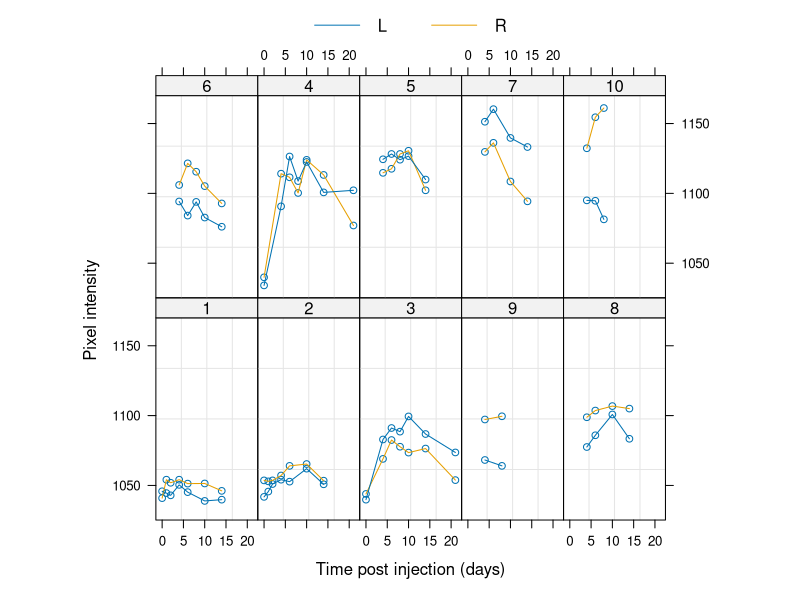
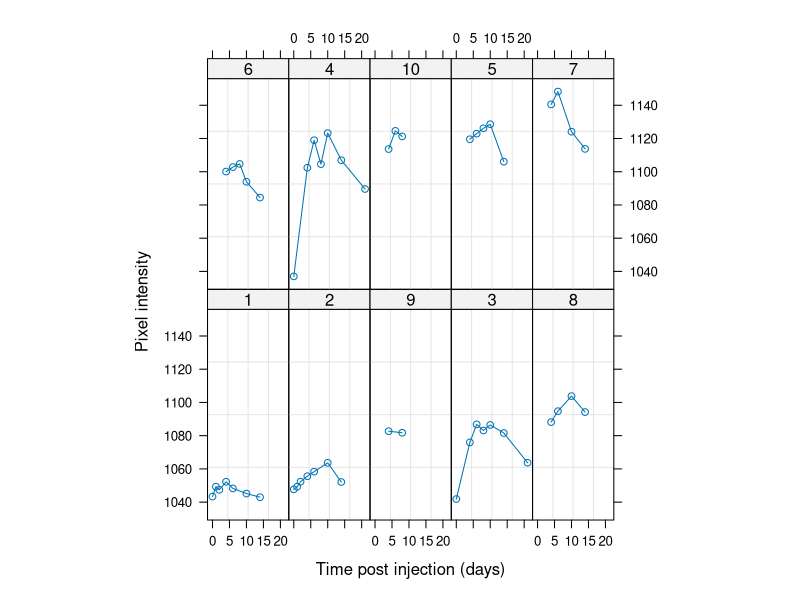

Recreate these plots in R, in order.
library(nlme)


### Name: plot.nmGroupedData
### Title: Plot an nmGroupedData Object
### Aliases: plot.nmGroupedData
### Keywords: models

### ** Examples

# no collapsing, panels by Dog
plot(Pixel, display = "Dog", inner = ~Side)
# collapsing by Dog, preserving day
plot(Pixel, collapse = "Dog", preserve = ~day)
